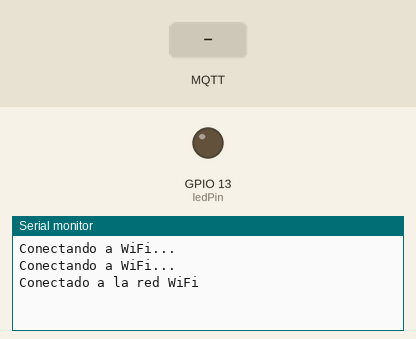
Recording of a sketch running on a simulated ESP32. Shown: output pins drawn as LEDs (lit = HIGH), the last lines printed to the serial monitor. The inputs (shaded band) are chosen by the test bench. WiFi joins after 1.5 s; servers stay silent unless stated; no MQTT or app messages arrive unless stated.

Above: at 3.2 s.
3.3 s: MQTT message "familyandfriends/led" arrives on the first subscribed topic
At 5.5 s:
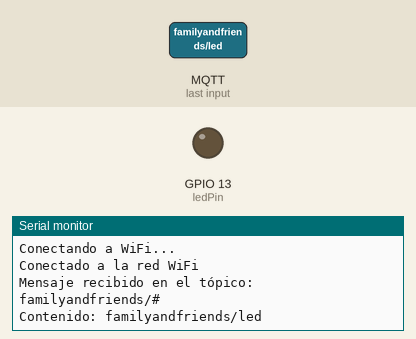
6.3 s: MQTT message "1" arrives on the first subscribed topic
At 7.0 s:
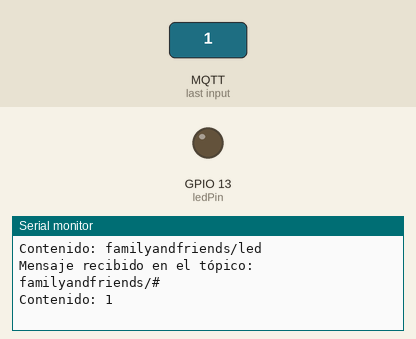
7.8 s: MQTT message "on" arrives on the first subscribed topic
At 8.1 s:
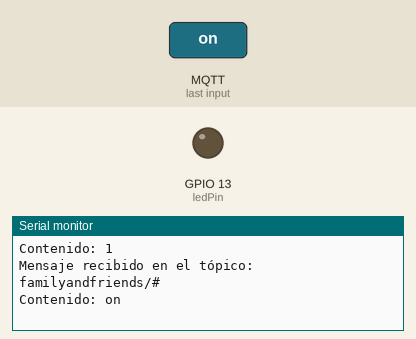

Measured:
- after the input at 3.3 s, the serial monitor: prints a new line after 1.8 s (image 1)
- after the input at 6.3 s, the serial monitor: prints a new line at once (image 2)
- after the input at 7.8 s, the serial monitor: prints a new line at once (image 3)

The sketch:

prototipo_v1.ino
```cpp
#include <WiFi.h>
#include <PubSubClient.h>

const char* ssid = "FAMILIA RIVEROS";
const char* password = "riveros2021";
const char* mqtt_server = "test.mosquitto.org";
const int mqtt_port = 1883;
char receivedMessage[256];
int ledPin = 13; // Pin GPIO 13
bool ledState = LOW; // Estado inicial del LED

void callback(char* topic, byte* payload, unsigned int length) {
  if(strcmp(topic, "familyandfriends/led") == 0){
      if (ledState == LOW) {
      ledState = HIGH;
    } else {
      ledState = LOW;
    }
    // Enciende o apaga el LED
    digitalWrite(ledPin, ledState);

  }
  Serial.print("Mensaje recibido en el tópico: ");
  Serial.println(topic);
  Serial.print("Contenido: ");

  // Copiar el mensaje recibido a la variable 'receivedMessage'
  for (int i = 0; i < length; i++) {
    receivedMessage[i] = (char)payload[i];
    Serial.print(receivedMessage[i]);
  }

  receivedMessage[length] = '\0'; // Agregar un carácter nulo al final del mensaje
  Serial.println();
}

WiFiClient wifiClient;
PubSubClient client(wifiClient);

long lastReconnectAttempt = 0;

boolean reconnect() {
  if (client.connect("esp32Client")) {
    // Una vez conectado, publica un anuncio...
    client.publish("familyandfriends/msg", "Hola mundo");
    // ... y resuscríbete
    client.subscribe("familyandfriends/#");
  }
  return client.connected();
}

void setup() {
  Serial.begin(115200);
  pinMode(ledPin, OUTPUT); // Configura el pin del LED como salida

  // Conéctate a la red WiFi
  WiFi.begin(ssid, password);
  while (WiFi.status() != WL_CONNECTED) {
    delay(1000);
    Serial.println("Conectando a WiFi...");
  }
  Serial.println("Conectado a la red WiFi");

  client.setServer(mqtt_server, mqtt_port);
  client.setCallback(callback);

  lastReconnectAttempt = 0;
}

void loop() {
  if (!client.connected()) {
    long now = millis();
    if (now - lastReconnectAttempt > 5000) {
      lastReconnectAttempt = now;
      // Intenta reconectar
      if (reconnect()) {
        lastReconnectAttempt = 0;
      }
    }
  } else {
    // Cliente conectado
    client.loop();
  }
}
```
